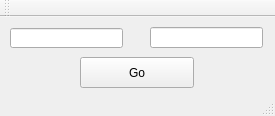
<?xml version="1.0" encoding="UTF-8"?>
<ui version="4.0">
 <class>MainWindow</class>
 <widget class="QMainWindow" name="MainWindow">
  <property name="geometry">
   <rect>
    <x>0</x>
    <y>0</y>
    <width>275</width>
    <height>116</height>
   </rect>
  </property>
  <property name="windowTitle">
   <string>Solver</string>
  </property>
  <widget class="QWidget" name="centralWidget">
   <widget class="QLineEdit" name="lineEdit">
    <property name="geometry">
     <rect>
      <x>10</x>
      <y>11</y>
      <width>113</width>
      <height>20</height>
     </rect>
    </property>
    <property name="text">
     <string/>
    </property>
   </widget>
   <widget class="QPushButton" name="pushButton">
    <property name="geometry">
     <rect>
      <x>80</x>
      <y>40</y>
      <width>114</width>
      <height>31</height>
     </rect>
    </property>
    <property name="text">
     <string>Go</string>
    </property>
   </widget>
   <widget class="QLineEdit" name="lineEdit_2">
    <property name="geometry">
     <rect>
      <x>150</x>
      <y>10</y>
      <width>113</width>
      <height>21</height>
     </rect>
    </property>
   </widget>
  </widget>
  <widget class="QMenuBar" name="menuBar">
   <property name="geometry">
    <rect>
     <x>0</x>
     <y>0</y>
     <width>275</width>
     <height>22</height>
    </rect>
   </property>
  </widget>
  <widget class="QToolBar" name="mainToolBar">
   <attribute name="toolBarArea">
    <enum>TopToolBarArea</enum>
   </attribute>
   <attribute name="toolBarBreak">
    <bool>false</bool>
   </attribute>
  </widget>
  <widget class="QStatusBar" name="statusBar"/>
 </widget>
 <layoutdefault spacing="6" margin="11"/>
 <resources/>
 <connections/>
</ui>
